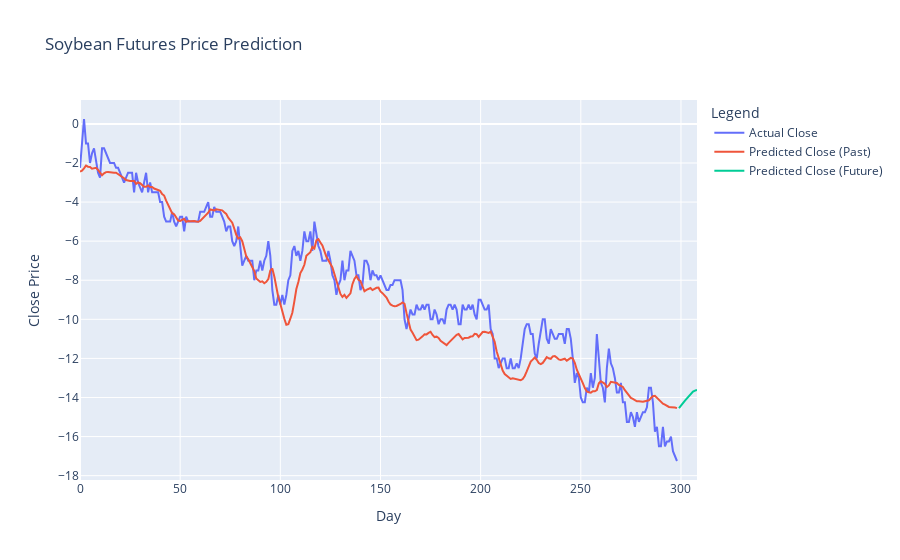

The notebook cell this image was saved under:
### Code cell
import torch
import numpy as np
import pandas as pd
from sklearn.preprocessing import MinMaxScaler
from copy import deepcopy as dc
import plotly.graph_objects as go

# Function to prepare data for LSTM
def prepare_dataframe_for_lstm(df, n_steps):
    df = dc(df)
    df.set_index('Date', inplace=True)
    for i in range(1, n_steps+1):
        df[f'Price(t-{i})'] = df['Price'].shift(i)
    df.dropna(inplace=True)
    return df

# Load and prepare the data
data = pd.read_csv(files[-1])
data['Date'] = pd.to_datetime(data['Date'])
data = data.rename(columns={'Open':'Price'})
data = data[['Date', 'Price']]

lookback = 7
shifted_df = prepare_dataframe_for_lstm(data, lookback)

shifted_df_as_np = shifted_df.to_numpy()
scaler = MinMaxScaler(feature_range=(-1, 1))
shifted_df_as_np = scaler.fit_transform(shifted_df_as_np)

X = shifted_df_as_np[:, 1:]
y = shifted_df_as_np[:, 0]
X = dc(np.flip(X, axis=1))

X = X.reshape((-1, lookback, 1))
y = y.reshape((-1, 1))

X_test = torch.tensor(X).float()
y_test = torch.tensor(y).float()

# Load the trained model
model_file = 'lstm_model_2023.pt'
model = LSTM(input_size=1, hidden_size=4, num_stacked_layers=1).to(device)
model.load_state_dict(torch.load(model_file))
model.eval()

# Predict the last part of the dataset
test_predictions = model(X_test.to(device)).detach().cpu().numpy().flatten()

# Inverse transform the predictions
dummies = np.zeros((X_test.shape[0], lookback+1))
dummies[:, 0] = test_predictions
dummies = scaler.inverse_transform(dummies)
test_predictions = dc(dummies[:, 0])

dummies = np.zeros((X_test.shape[0], lookback+1))
dummies[:, 0] = y_test.flatten()
dummies = scaler.inverse_transform(dummies)
new_y_test = dc(dummies[:, 0])

# Prepare for predicting future prices
last_window = X_test[-1].cpu().numpy()

future_predictions = []

# Predict the next 5 days
for _ in range(10):
    # Predict the next price
    pred = model(torch.tensor(last_window).unsqueeze(0).float().to(device)).detach().cpu().numpy().flatten()[0]
    
    # Scale back to original price
    dummies = np.zeros((1, lookback + 1))
    dummies[:, 0] = pred
    dummies = scaler.inverse_transform(dummies)
    
    pred_original = dummies[:, 0][0]
    future_predictions.append(pred_original)
    
    # Update the window for the next prediction
    last_window = np.roll(last_window, -1)
    last_window[-1, 0] = pred

# Combine all predictions
all_predictions = np.concatenate((test_predictions, np.array(future_predictions)))

# Create plotly figure
fig = go.Figure()

# Add traces for actual and predicted values
fig.add_trace(go.Scatter(
    x=np.arange(len(new_y_test)),
    y=new_y_test,
    mode='lines',
    name='Actual Close'
))

fig.add_trace(go.Scatter(
    x=np.arange(len(test_predictions)),
    y=test_predictions,
    mode='lines',
    name='Predicted Close (Past)'
))

fig.add_trace(go.Scatter(
    x=np.arange(len(test_predictions), len(all_predictions)),
    y=future_predictions,
    mode='lines',
    name='Predicted Close (Future)',
    # line=dict(dash='dash')
))

# Update layout
fig.update_layout(
    title="Soybean Futures Price Prediction",
    xaxis_title="Day",
    yaxis_title="Close Price",
    legend_title="Legend"
)

# Show plot
fig.show()

### Figure 1 — Plotly figure (JSON) as saved in the notebook; plotly's stock layout.template omitted (floating-point values rounded to 4 significant figures; data arrays with more than 128 entries replaced by an {"elided": "..."} marker saying what was removed)
{"data": [{"mode": "lines", "name": "Actual Close", "type": "scatter", "x": {"elided": "299 int values"}, "y": {"elided": "299 float values"}}, {"mode": "lines", "name": "Predicted Close (Past)", "type": "scatter", "x": {"elided": "299 int values"}, "y": {"elided": "299 float values"}}, {"mode": "lines", "name": "Predicted Close (Future)", "type": "scatter", "x": [299, 300, 301, 302, 303, 304, 305, 306, 307, 308], "y": [-14.55, -14.44, -14.29, -14.16, -14.04, -13.92, -13.81, -13.7, -13.65, -13.61]}], "layout": {"legend": {"title": {"text": "Legend"}}, "title": {"text": "Soybean Futures Price Prediction"}, "xaxis": {"title": {"text": "Day"}}, "yaxis": {"title": {"text": "Close Price"}}}}
